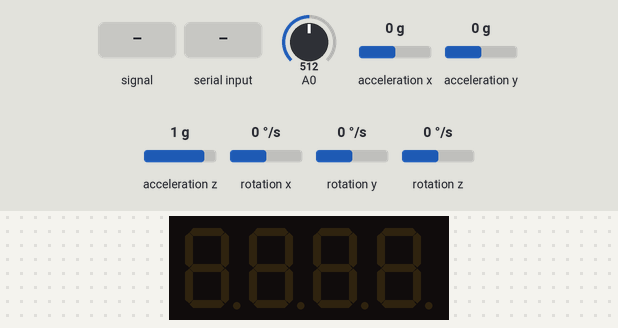
Recording of a sketch running on a simulated Arduino Nano 33 IoT. Shown: 4-digit seven-segment display. Inputs (shaded band) come from the test bench; at power-on: A0 = 512, acceleration x 0 g, acceleration y 0 g, acceleration z 1 g, rotation x 0 °/s, rotation y 0 °/s, rotation z 0 °/s. Storage starts empty; what the sketch prints to the serial monitor is not drawn.

Above: at 1.2 s.
1.3 s: A0 fed a 200 Hz sine of ±255 counts around its level
At 3.36 s:
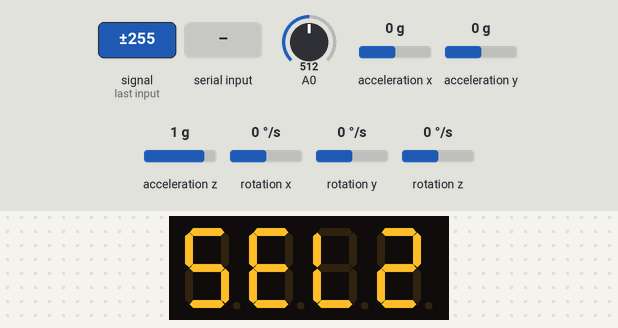
3.4 s: "KEY_UP\n" received over Serial
4.9 s: "1\n" received over Serial
At 5.21 s:
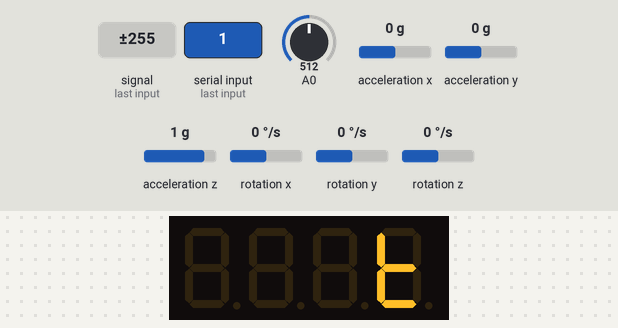
6.6 s: A0 set to 560
8.1 s: "KEY_DOWN\n" received over Serial
At 8.9 s:
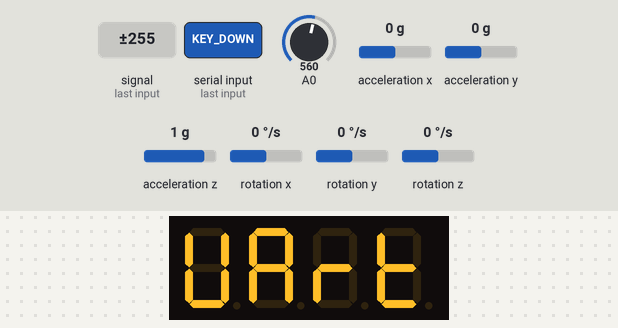
Timing chart, 0 to 10.6 s (numbered marks = the images above; inputs shaded):
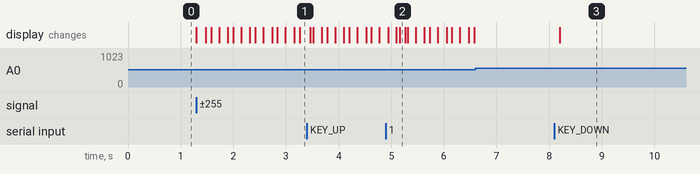

The sketch:

Nobita.ino
```cpp
///////////////////////////////////////////////

/* This Motion capture device is based on Arduino Wifi Rev2
 *  with  LSM6DS3TR IMU ( Inertia Measurement Unit ) at maximum sample rate of 104 Hz ( 9.615 ms per period )
 *  But I did put some delay between each sample period
 *
 *  There are 2 modes
 *
 *  1. Motion capture mode
 *   1.1 Insert an SD card
 *   1.2 Use up and down button to select your prefer class
 *   1.3 Press the Select button to record
 *   1.4 The 3 left digits will blink Std ( Steady ) meaning it is reccording
 *
 *  2. UART Live mode
 *   2.1 There will be a python Program named "Nobita_Serial.py" Can be found from this link
 *   2.2 Follow the procedure in github
 *   2.3 If 4 Digit display word UART and 6 variable appear in a Terminal everything should work just fine
 *
 *  LSM6DS3TR IMU datasheet  https://www.verical.com/datasheet/stmicroelectronics-misc-sensors-LSM6DS3TR-C-7107181.pdf
 *  Arduino Wifi Rev2 website  https://docs.arduino.cc/hardware/uno-wifi-rev2
 *  Github https://github.com/PanitanK/Nobita
 *
 *
 *  Delay adjustment
 *
 *  use Ctrl + F to search and locate these 3 delays
 *
 *  1. LED DISPLAY Delay  dt0     ( default 50ms interval or 20 Hz )
 *  2. Motion Capture Delay  dt1   ( default 100ms interval or 10 Hz )
 *  3. UART Data Transfer delay dt2 ( default 50ms interval or 20 Hz )
 *
 *  LED DISPLAY always work in this case so
 *
 *  total interval for Motion capture = dt0 + dt1
 *  total interval for UART LIVE  = dt0 + dt2
 *
 *  Adjust it to your preference
 *
 *
 * Created by Panitan Kwankaew
 * School of Engineering , Bangkok University
 */

///////////////////////////////////////////////


#include <Arduino_LSM6DS3.h>
#include <SPI.h>
#include <SD.h>
#include <TM1650.h>
#include <stdlib.h>

TM1650 d;
File myFile , myFile2;
int j;

String buttonState;
int triggerState = 0;
int timestamp;
volatile int i = 1;
String msg;
int flag = 0;

String stat = "5EL" ;

void setup() {

    d.displayOff();
  d.setBrightness(TM1650_MIN_BRIGHT);
  d.displayOn();
  Serial.begin(9600);
  Wire.begin(); //Join the bus as master
   d.init();

  if (!IMU.begin()) {
    //Serial.println(" failed!");
    while (1);
  }
  //Serial.println(" done");
  //Serial.print("Accelerometer sample rate = ");
  //Serial.print(IMU.accelerationSampleRate());
  //Serial.println(" Hz");

  while (!Serial) {

  }
  //Serial.print("Initializing SD card...");
  if (!SD.begin(7)) {

    //Serial.println("NO SD-CARD FOUND");
  }
  //Serial.println("initialization done.");

}

void loop() {
  String FILENAME ,OUTPUTTOMYFILE , FILENAME2 ,OUTPUTTOMYFILE2 ;
    buttonState = checkbutton();

  ////////////////////////////////
   // LED DISPLAY
  ////////////////////////////////
  if (buttonState == "KEY_UP")
  {
    i++;
    stat = "SEL";
     if ( i > 9 ) {
      i = 1;
      }
    while (buttonState == "KEY_UP"){
      buttonState = checkbutton();

      }
  }

  else if (buttonState == "KEY_DOWN")
  {
    i--;
    stat = "SEL";
     while (buttonState == "KEY_DOWN"){
      buttonState = checkbutton();
      }
    if ( i < 1 ) {
      i = 9;
      }
  }


char Display[5] ;
String s1 = String(stat);
String s2 = String(i);
String s3 = s1+s2;

s3.toCharArray(Display, 5);


d.displayString(Display);
delay(50); /* LED DISPLAY Delay  dt0 */


////////////////////////////////////////////////////////////////////////////////////////////
// SD CARD ( Record MODE )
/////////////////////////////////////////////////////////////////////////////////////////


  if (buttonState == "KEY_SELECT") {
    FILENAME2 = "Record.csv"  ;
    timestamp = millis();
    if (SD.exists(FILENAME2) ){
      Serial.print("hahahahahahahahah");
      }

    else {

    myFile2 = SD.open(FILENAME2, FILE_WRITE);
    if (myFile2) {
    myFile2.print("x_acceleration_in(g),y_acceleration_in(g),z_acceleration_in(g),x_omega,y_omega,z_omega,Class");
    myFile2.print("\n");
    myFile2.close();
    }
      }

    while (buttonState == "KEY_SELECT"){
    buttonState = checkbutton();
    d.displayString("5td");
    float xA, yA, zA , xG , yG , zG;
    if (IMU.accelerationAvailable()) {
    IMU.readAcceleration(xA, yA, zA);
    }
    if (IMU.gyroscopeAvailable()) {
    IMU.readGyroscope(xG, yG, zG);
}
    OUTPUTTOMYFILE2 =  String(xA) +","+ String(yA)+ "," + String(zA)+ "," + String(xG) + "," + String(yG) + "," + String(zG)+"," + String(i) ;
  myFile2 = SD.open(FILENAME2, FILE_WRITE);
    if (myFile2) {
    myFile2.println(OUTPUTTOMYFILE2);
    myFile2.close();
  }
 d.displayString("   ");
  delay(100); /* Motion Capture Delay  dt1 */
}
}


////////////////////////////////////////////////////////////////////////////////////////////
// LIVE MODE ( ON UART MODE )
/////////////////////////////////////////////////////////////////////////////////////////

if ( Serial.available()) {
  stat = "UART";
  while (Serial.available()) {
    msg = Serial.read();
    Serial.println(msg);
  }

    delay(50); /* UART Data Transfer delay dt2 */

        float xA, yA, zA , xG , yG , zG;
    if (IMU.accelerationAvailable()) {
    IMU.readAcceleration(xA, yA, zA);
    }
    if (IMU.gyroscopeAvailable()) {
    IMU.readGyroscope(xG, yG, zG);
}
    Serial.println(  String(xA) +","+ String(yA)+ "," + String(zA)+ "," + String(xG) + "," + String(yG) + "," + String(zG) ) ;

    if ( !Serial.available()) {
    Serial.begin(9600);
    }
  }

} // END OF LOOP fx //


String checkbutton() {
    unsigned int keyVal;
    keyVal=analogRead(A0);
    if(keyVal<150)return("KEY_DOWN");//0V-down
    else if(keyVal<350)return("KEY_LEFT");//1V-LEFT
    else if(keyVal<550)return("KEY_UP");//2V-up
    else if(keyVal<750)return("KEY_RIGHT");//3V-right
    else if(keyVal<950)return("KEY_SELECT");//4V-select
    else return("KEY_NULL");
  }
```

Measured:
- after the input at 1.3 s, the display: changes at once (image 1)
- after the input at 4.9 s, the display: first differs from a run without the input after 0.20 s (image 2 shows a later state)
- after the input at 6.6 s, every drawn part: stays the same
- after the input at 8.1 s, the display: changes after 0.10 s (image 3)
